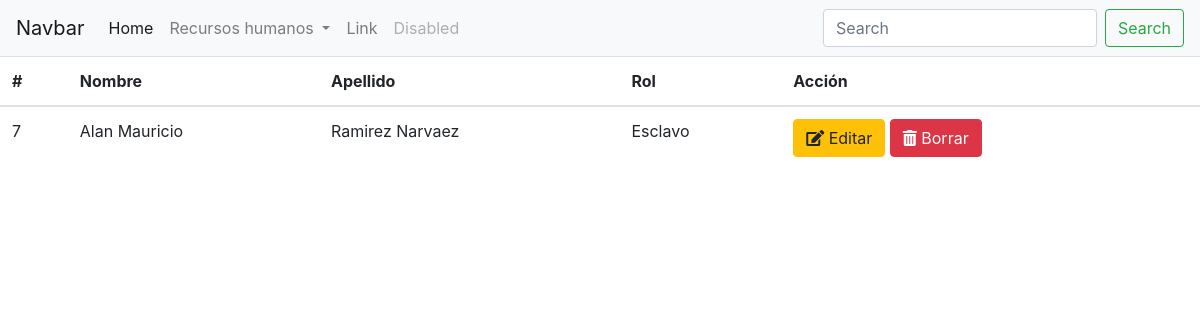
The page /RH/ on the database as committed earlier.
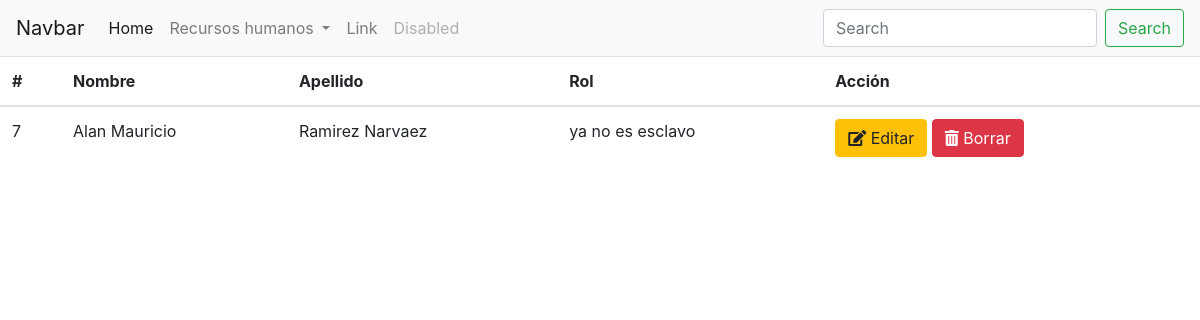
The same page on the database as committed later.
### RH/models.py (models this page shows)
class Empleado(models.Model):
	nombre=models.CharField(max_length=120)
	apellido_paterno=models.CharField(max_length=120)
	apellido_materno=models.CharField(max_length=120,blank=True,null=True)
	fecha_de_nacimiento=models.DateTimeField(blank=True,null=True)
	fecha_de_alta=models.DateTimeField(default=timezone.now)
	rol=models.ForeignKey(Rol,on_delete=models.CASCADE)
	usuario=models.ForeignKey('auth.User',on_delete=models.CASCADE)

class Rol(models.Model):
	nombre=models.CharField(max_length=120)
	descripcion=models.TextField()

### RH/views.py (the view)
# urls.py: path('',views.empleados_index,name='empleados_index'),
def empleados_index(request):
	empleados=Empleado.objects.all()
	return render(request,'RH/empleados_index.html',{'empleados':empleados})

### RH/templates/RH/empleados_index.html
{% extends "base.html" %}
{% block content %}
	<table class="table">
	  <thead>
	    <tr>
	      <th scope="col">#</th>
	      <th scope="col">Nombre</th>
	      <th scope="col">Apellido</th>
	      <th scope="col">Rol</th>
	      <th scope="col">Acción</th>
	    </tr>
	  </thead>
	  <tbody>
	  	{% for empleado in empleados %}
		    <tr>
		      <td>{{empleado.pk}}</td>
		      <td>{{empleado.nombre}}</td>
		      <td>{{empleado.apellido_paterno}} {% firstof empleado.apellido_materno ''%}</td>
		      <td>{{empleado.rol.nombre}}</td>
		      <td>
		      	<a class="btn btn-warning" href="{% url 'empleados_edit' pk=empleado.pk %}" role="button"><i class="fas fa-edit"></i> Editar</a>
		      	<a class="btn btn-danger" href="{%url 'empleados_delete' pk=empleado.pk%}" role="button"><i class="fas fa-trash-alt"></i> Borrar</a>
		      </td>
		    </tr>
		{% endfor %}
	  </tbody>
	</table>
{% endblock content %}

Rows that differ between the two databases and show on the page:
changed through a linked row, Empleado "Alan Mauricio": rol.nombre "Esclavo" → "ya no es esclavo"
